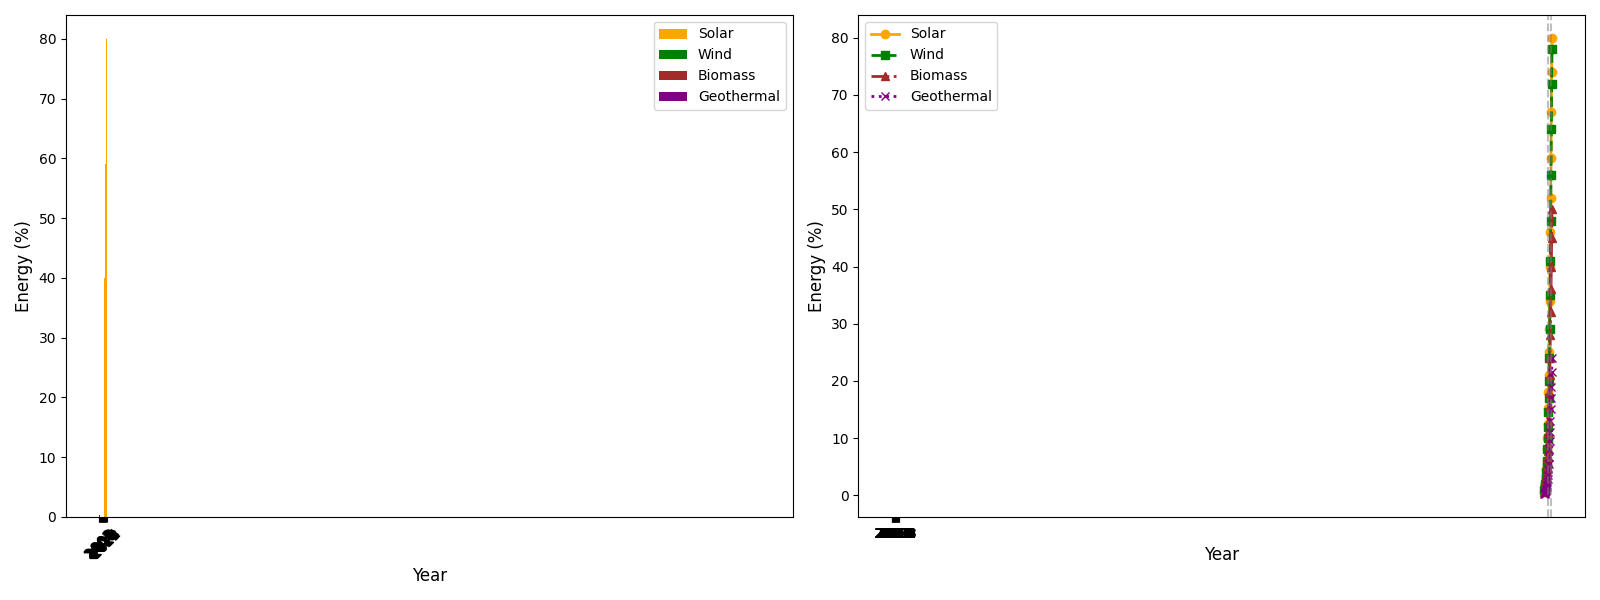

Write Python code to recreate this figure.
import matplotlib.pyplot as plt
import numpy as np

years = np.arange(2000, 2024)
solar_energy_percentage = [
    0.5, 0.7, 1.0, 1.5, 2.3, 3.2, 4.5, 6.0, 8.0, 10.0, 
    12.5, 15.3, 18.0, 21.0, 25.0, 29.0, 34.0, 40.0, 46.0, 52.0, 
    59.0, 67.0, 74.0, 80.0
]
wind_energy_percentage = [
    1.0, 1.2, 1.6, 2.0, 2.5, 3.0, 4.0, 5.0, 6.0, 8.0, 
    10.0, 12.0, 14.5, 17.0, 20.0, 24.0, 29.0, 35.0, 41.0, 48.0, 
    56.0, 64.0, 72.0, 78.0
]
biomass_energy_percentage = [
    0.5, 0.8, 1.2, 1.8, 2.1, 2.7, 3.3, 4.1, 5.0, 6.5, 
    7.8, 9.2, 11.0, 13.0, 15.5, 18.0, 21.0, 24.0, 28.0, 32.0, 
    36.0, 40.0, 45.0, 50.0
]
geothermal_energy_percentage = [
    0.2, 0.3, 0.4, 0.5, 0.7, 0.9, 1.1, 1.4, 1.8, 2.3, 
    2.9, 3.6, 4.5, 5.5, 6.7, 8.0, 9.5, 11.0, 13.0, 15.0, 
    17.0, 19.0, 21.5, 24.0
]

fig, axs = plt.subplots(1, 2, figsize=(16, 6), sharex=True)

bar_width = 0.2  # Width of each bar
index = np.arange(len(years))  # The x locations for the groups

axs[0].bar(index, solar_energy_percentage, bar_width, color='orange', label='Solar')
axs[0].bar(index + bar_width, wind_energy_percentage, bar_width, color='green', label='Wind')
axs[0].bar(index + 2 * bar_width, biomass_energy_percentage, bar_width, color='brown', label='Biomass')
axs[0].bar(index + 3 * bar_width, geothermal_energy_percentage, bar_width, color='purple', label='Geothermal')
axs[0].set_xlabel('Year', fontsize=12)
axs[0].set_ylabel('Energy (%)', fontsize=12)
axs[0].set_xticks(index + 1.5 * bar_width)
axs[0].set_xticklabels(years, rotation=45)
axs[0].legend()

axs[1].plot(years, solar_energy_percentage, color='orange', marker='o', linestyle='-', linewidth=2, label='Solar')
axs[1].plot(years, wind_energy_percentage, color='green', marker='s', linestyle='--', linewidth=2, label='Wind')
axs[1].plot(years, biomass_energy_percentage, color='brown', marker='^', linestyle='-.', linewidth=2, label='Biomass')
axs[1].plot(years, geothermal_energy_percentage, color='purple', marker='x', linestyle=':', linewidth=2, label='Geothermal')
axs[1].set_xlabel('Year', fontsize=12)
axs[1].set_ylabel('Energy (%)', fontsize=12)
axs[1].axvline(2010, color='grey', linestyle='--', alpha=0.5)
axs[1].axvline(2020, color='grey', linestyle='--', alpha=0.5)
axs[1].legend()

plt.tight_layout()
plt.show()
